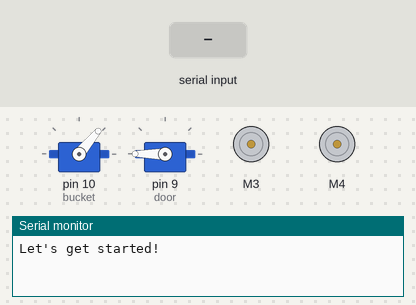
Recording of a sketch running on a simulated Arduino Uno, built with avr-gcc and run on an emulated ATmega328P. On the bench: 2 × servo, 2 × DC motor (green arrow = forward, orange = backward, longer = faster), the last lines printed to the serial monitor. The test bench sets the inputs (shaded band).

Above: at 1.2 s.
1.3 s: "1\n" received over Serial
At 2.5 s:
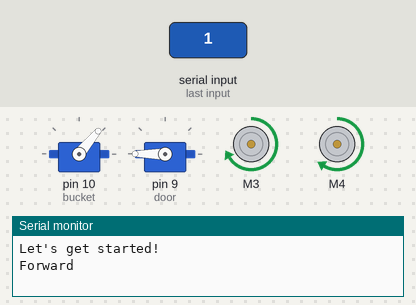
2.8 s: "2\n" received over Serial
At 3.8 s:
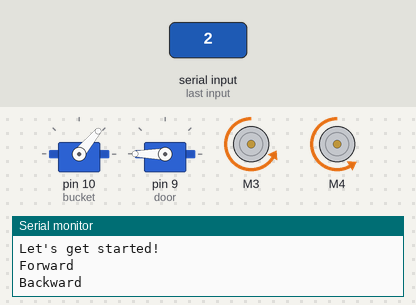
4.3 s: "3\n" received over Serial
At 5.0 s:
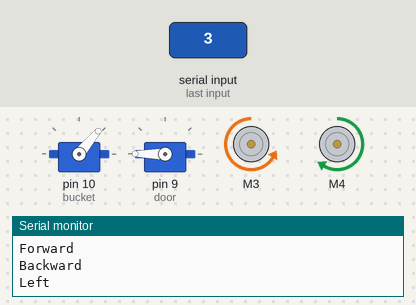
5.8 s: "4\n" received over Serial
At 6.1 s:
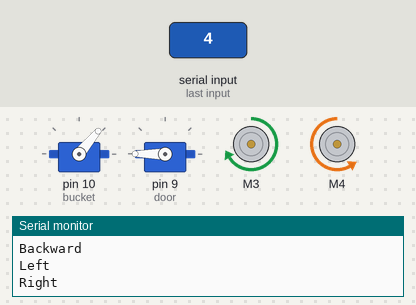
7.3 s: "5\n" received over Serial
At 8.4 s:
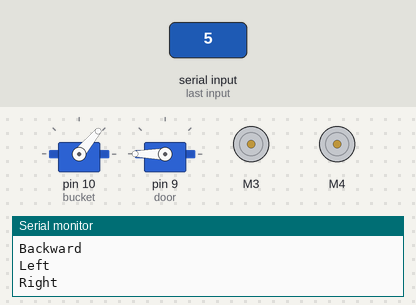
Timing chart, 0 to 9.8 s (numbered marks = the images above; inputs shaded):
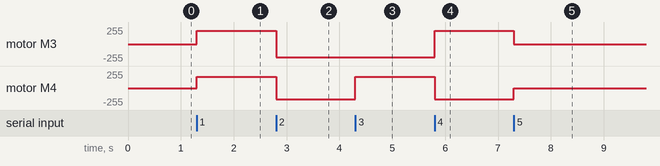

Measured:
- after the input at 1.3 s, motor M3: stopped → forward 200/255 at once; motor M4: stopped → forward 170/255 at once
- after the input at 2.8 s, motor M3: forward 200/255 → backward 200/255 at once; motor M4: forward 170/255 → backward 170/255 at once
- after the input at 4.3 s, motor M4: backward 170/255 → forward 170/255 at once
- after the input at 5.8 s, motor M3: backward 200/255 → forward 200/255 at once; motor M4: forward 170/255 → backward 170/255 at once
- after the input at 7.3 s, motor M3: forward 200/255 → stopped at once; motor M4: backward 170/255 → stopped at once

The sketch:

Trial1.ino
```cpp
#include <AFMotor.h>
#include <Servo.h>

Servo door, bucket; // arm: ser1; bucket: ser2
AF_DCMotor Lmotor(3),Rmotor(4);

int Speed[]         = {200,170, 200,170};
// {Driving speed(L/R)  Turning speed(L/R)}

int door_range[]      = {0, 180};  // {open, close}
int door_pos          = door_range[1];
int door_closing_step = 10;

int bucket_range[]  = {50, 145}; // {up, down}
int bucket_pos      = bucket_range[0];
int bucket_down_step = 10;


void setup() {
  // put your setup code here, to run once:
  Serial.begin(9600);
  while(!Serial);
  Serial.println("Let's get started!");

  bucket.attach(10); //
  bucket.write(bucket_range[0]);
  door.attach(9);
  door.write(door_pos);


  Lmotor.setSpeed(200);
  Lmotor.run(RELEASE);
  Rmotor.setSpeed(200);
  Rmotor.run(RELEASE);

}
int c;
void loop() {
  do{
    c =  Serial.parseInt();

  }while(c==0);
  switch(c){
    case 1: // forward
      Serial.println("Forward");
      motorControl('F', Speed[0], Speed[1]);
      break;

    case 2: // backward
      Serial.println("Backward");
      motorControl('B', Speed[0], Speed[1]);
      break;

    case 3: // turn left
      Serial.println("Left");
      motorControl('L', Speed[2], Speed[3]);
      break;

    case 4: // turn right
      Serial.println("Right");
      motorControl('R', Speed[2], Speed[3]);
      break;

    case 5: // bucket up
      motorControl('S', 0, 0);
      bucket_pos = bucket_range[0];
      bucket.write(bucket_pos);
      break;
    case 6: // bucket down
      motorControl('S', 0, 0);
      if(bucket_pos != bucket_range[1])bucket_pos += bucket_down_step;
      bucket.write(bucket_pos);
      break;
    case 7: // door open
      motorControl('S', 0, 0);
      if(door_pos != door_range[0]) door_pos -= door_closing_step;
      door.write(door_pos);
      break;
    case 8: // door close
      motorControl('S', 0, 0);
      door_pos = door_range[1];
      door.write(door_pos);
      break;
    case 9: // forward left only
      Serial.println("Forward");
      motorControl('F', Speed[0], 0);
      break;
    case 10: // forward right only
      Serial.println("Forward");
      motorControl('F', 0, Speed[1]);
      break;

    case 11: // backward left only
      Serial.println("Backward");
      motorControl('B', Speed[0], 0);
      break;
    case 12: // backward right only
      Serial.println("Backward");
      motorControl('B', 0, Speed[1]);
      break;


    default: // stops the motor
      Serial.println("Stopping");
      motorControl('S', 0, 0);
    }
//  delay(200);
//  motorControl('S', 0, 0);

}

// ----------------------------------------------------------------

//int command(){
//  unsigned long timer = millis();
//  int c = Serial.parseInt();
////  while(mills() - timer < 3000){}
//
//  return c;
//
//  }


//-------------------------------------------------------------------
void motorControl(char dir, int ls, int rs){
  // dir: diresction; ls: speed of left wheel; rs: speed of right wheel

  Lmotor.setSpeed(ls);
  Rmotor.setSpeed(rs);

  switch(dir){
    case 'F':
      Lmotor.run(FORWARD);
      Rmotor.run(FORWARD);
      break;
    case 'B':
      Lmotor.run(BACKWARD);
      Rmotor.run(BACKWARD);
      break;
    case 'L':
      Lmotor.run(BACKWARD);
      Rmotor.run(FORWARD);
      break;
    case 'R':
      Lmotor.run(FORWARD);
      Rmotor.run(BACKWARD);
      break;
    default:
      Lmotor.run(RELEASE);
      Rmotor.run(RELEASE);
      break;
    }

  }
```
